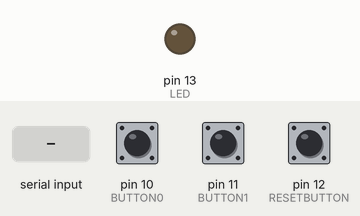
Recording of a sketch running on a simulated Arduino Uno, built with avr-gcc and run on an emulated ATmega328P. Shown: output pins drawn as LEDs (lit = HIGH). Inputs (shaded band) come from the test bench; at power-on: pin 10 (BUTTON0) HIGH, pin 11 (BUTTON1) HIGH, pin 12 (RESETBUTTON) HIGH.

Above: at 1.2 s.
1.3 s: "led-blink\n" received over Serial
At 1.8 s:
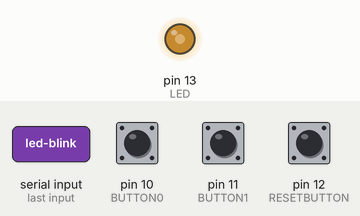
2.8 s: "led-on\n" received over Serial
At 3.7 s:
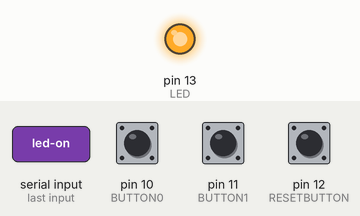
Timing chart, 0 to 5.8 s (numbered marks = the images above; inputs shaded):
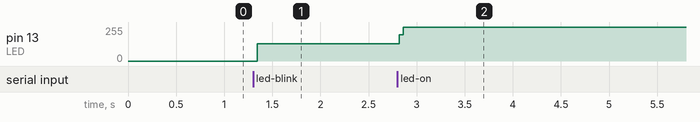

The sketch:

arduino.ino
```cpp
#include <ezButton.h>

#define BUTTON0 10
#define BUTTON1 11
#define RESETBUTTON 12
#define LED 13

ezButton button0(BUTTON0);
ezButton button1(BUTTON1);
ezButton resetButton(RESETBUTTON);

void setup() {
  Serial.begin(115200);
  pinMode(LED, OUTPUT);
  button0.setDebounceTime(50);
  button1.setDebounceTime(50);
  resetButton.setDebounceTime(50);
}

#define LOW 0
#define HIGH 1
#define BLINKING 2

int button0State = LOW;
int button1State = LOW;
int resetButtonState = LOW;
int ledState = LOW;
int blinkTime = 1000;
unsigned long lastTime = 0;

void loop() {
  button0.loop();
  button1.loop();
  resetButton.loop();

  if (button0.isPressed()) {
	Serial.println("button-0-0");
  }

  if (button0.isReleased()) {
	Serial.println("button-0-1");
  }

  if (button1.isPressed()) {
	Serial.println("button-1-0");
  }

  if (button1.isReleased()) {
	Serial.println("button-1-1");
  }

  if (resetButton.isPressed()) {
	Serial.println("reset-1");
  }

  if (resetButton.isReleased()) {
	Serial.println("reset-1");
  }

  if (Serial.available()) {
	String command = Serial.readStringUntil('\n');
	if (command == "led-on") {
	  ledState = HIGH;
	  digitalWrite(LED, HIGH);
	} else if (command == "led-off") {
	  ledState = LOW;
	  digitalWrite(LED, LOW);
	} else if (command.startsWith("led-blink")) {
	  ledState = BLINKING;
	  blinkTime = command.substring(10).toInt();
	  lastTime = millis();
	}
  }

  if (ledState == BLINKING) {
	if (millis() - lastTime > blinkTime) {
	  lastTime += blinkTime;
	  digitalWrite(LED, !digitalRead(LED));
	}
  }
}
```

Measured:
- after the input at 1.3 s, pin 13 (LED): 0/255 → 128/255 at once
- after the input at 2.8 s, pin 13 (LED): 128/255 → 255/255 at once
